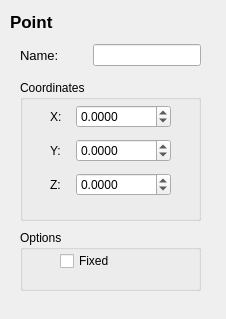
<ui version="4.0" >
 <class>PointDialog</class>
 <widget class="QWidget" name="PointDialog" >
  <property name="geometry" >
   <rect>
    <x>0</x>
    <y>0</y>
    <width>226</width>
    <height>319</height>
   </rect>
  </property>
  <property name="windowTitle" >
   <string>Form</string>
  </property>
  <widget class="QLabel" name="label_19" >
   <property name="geometry" >
    <rect>
     <x>10</x>
     <y>10</y>
     <width>54</width>
     <height>24</height>
    </rect>
   </property>
   <property name="font" >
    <font>
     <pointsize>13</pointsize>
     <weight>75</weight>
     <bold>true</bold>
    </font>
   </property>
   <property name="text" >
    <string>Point</string>
   </property>
  </widget>
  <widget class="QGroupBox" name="groupBox_8" >
   <property name="geometry" >
    <rect>
     <x>20</x>
     <y>80</y>
     <width>181</width>
     <height>141</height>
    </rect>
   </property>
   <property name="title" >
    <string>Coordinates</string>
   </property>
   <widget class="QWidget" name="gridLayout_4" >
    <property name="geometry" >
     <rect>
      <x>30</x>
      <y>20</y>
      <width>121</width>
      <height>101</height>
     </rect>
    </property>
    <layout class="QGridLayout" >
     <property name="margin" >
      <number>0</number>
     </property>
     <property name="spacing" >
      <number>6</number>
     </property>
     <item row="0" column="0" >
      <widget class="QLabel" name="label_21" >
       <property name="text" >
        <string>X:</string>
       </property>
      </widget>
     </item>
     <item row="1" column="0" >
      <widget class="QLabel" name="label_22" >
       <property name="text" >
        <string>Y:</string>
       </property>
      </widget>
     </item>
     <item row="2" column="0" >
      <widget class="QLabel" name="label_23" >
       <property name="text" >
        <string>Z:</string>
       </property>
      </widget>
     </item>
     <item row="0" column="1" >
      <widget class="QDoubleSpinBox" name="pointCoordX_2" >
       <property name="decimals" >
        <number>4</number>
       </property>
       <property name="maximum" >
        <double>9999.999900000000707</double>
       </property>
       <property name="minimum" >
        <double>-10000.000000000000000</double>
       </property>
      </widget>
     </item>
     <item row="1" column="1" >
      <widget class="QDoubleSpinBox" name="pointCoordY_2" >
       <property name="decimals" >
        <number>4</number>
       </property>
       <property name="maximum" >
        <double>10000.000000000000000</double>
       </property>
       <property name="minimum" >
        <double>-10000.000000000000000</double>
       </property>
      </widget>
     </item>
     <item row="2" column="1" >
      <widget class="QDoubleSpinBox" name="pointCoordZ_2" >
       <property name="decimals" >
        <number>4</number>
       </property>
       <property name="maximum" >
        <double>10000.000000000000000</double>
       </property>
       <property name="minimum" >
        <double>-10000.000000000000000</double>
       </property>
      </widget>
     </item>
    </layout>
   </widget>
  </widget>
  <widget class="QGroupBox" name="groupBox_7" >
   <property name="geometry" >
    <rect>
     <x>20</x>
     <y>230</y>
     <width>181</width>
     <height>61</height>
    </rect>
   </property>
   <property name="title" >
    <string>Options</string>
   </property>
   <widget class="QCheckBox" name="pointFixed_2" >
    <property name="geometry" >
     <rect>
      <x>40</x>
      <y>20</y>
      <width>79</width>
      <height>22</height>
     </rect>
    </property>
    <property name="text" >
     <string>Fixed</string>
    </property>
   </widget>
  </widget>
  <widget class="QWidget" name="horizontalLayout_6" >
   <property name="geometry" >
    <rect>
     <x>20</x>
     <y>40</y>
     <width>181</width>
     <height>31</height>
    </rect>
   </property>
   <layout class="QHBoxLayout" >
    <property name="margin" >
     <number>0</number>
    </property>
    <property name="spacing" >
     <number>6</number>
    </property>
    <item>
     <widget class="QLabel" name="label_20" >
      <property name="font" >
       <font>
        <pointsize>10</pointsize>
       </font>
      </property>
      <property name="text" >
       <string>Name:</string>
      </property>
     </widget>
    </item>
    <item>
     <spacer>
      <property name="orientation" >
       <enum>Qt::Horizontal</enum>
      </property>
      <property name="sizeHint" >
       <size>
        <width>8</width>
        <height>15</height>
       </size>
      </property>
     </spacer>
    </item>
    <item>
     <widget class="QLineEdit" name="pointName_2" />
    </item>
   </layout>
  </widget>
 </widget>
 <resources/>
 <connections/>
</ui>
